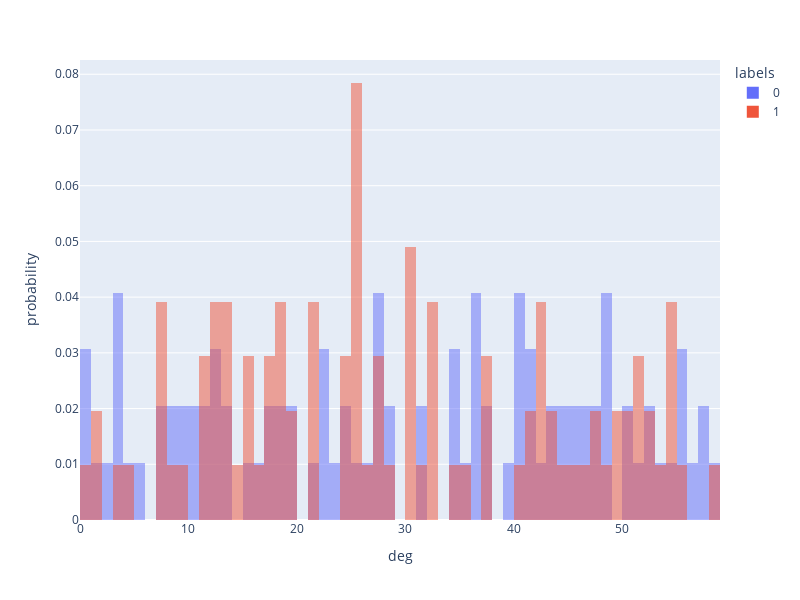

Notebook code cell kept with this figure:
### Markdown cell above
### ヒストグラム

### Code cell
px.histogram(df1, x='deg', color='labels', barmode='overlay', histnorm='probability', nbins=60, width=800, height=600)

### Figure 1 — Plotly figure (JSON) as saved in the notebook; plotly's stock layout.template omitted (floating-point values rounded to 4 significant figures)
{"data": [{"alignmentgroup": "True", "bingroup": "x", "histnorm": "probability", "hovertemplate": "labels=0<br>deg=%{x}<br>probability=%{y}<extra></extra>", "legendgroup": "0", "marker": {"color": "#636efa", "opacity": 0.5, "pattern": {"shape": ""}}, "name": "0", "nbinsx": 60, "offsetgroup": "0", "orientation": "v", "showlegend": true, "type": "histogram", "x": [3.14, 31.54, 27.99, 10.84, 12.43, 36.84, 9.669, 36.84, 18.19, 22.18, 7.675, 55.39, 0.8453, 3.565, 11.87, 12.12, 41.1, 17.76, 43.8, 27.51, 39.68, 51.63, 7.941, 34.08, 1.773, 40.01, 0.6914, 5.103, 24.72, 25.24, 37.88, 35.9, 43.16, 37.89, 44.3, 45.34, 45.21, 23.93, 40.49, 19.89, 52.76, 48.84, 27.84, 13.39, 54.05, 41.39, 24.48, 56.46, 10.54, 53.63, 48.7, 34.99, 3.765, 28.4, 27.89, 52.3, 48.49, 50.14, 2.124, 48.4, 47.53, 42.54, 40.46, 57.11, 55.35, 11.28, 40.38, 41.22, 26.68, 47.47, 44.98, 50.22, 46.55, 21.04, 55.41, 31.78, 17.26, 4.037, 3.422, 34.31, 28.17, 18.91, 58.78, 36.66, 0.9169, 46.04, 8.512, 8.521, 22.25, 57.48, 36.08, 16.79, 22.63, 13.78, 9.828, 15.2, 12.96, 19.78], "xaxis": "x", "yaxis": "y"}, {"alignmentgroup": "True", "bingroup": "x", "histnorm": "probability", "hovertemplate": "labels=1<br>deg=%{x}<br>probability=%{y}<extra></extra>", "legendgroup": "1", "marker": {"color": "#EF553B", "opacity": 0.5, "pattern": {"shape": ""}}, "name": "1", "nbinsx": 60, "offsetgroup": "1", "orientation": "v", "showlegend": true, "type": "histogram", "x": [7.865, 42.76, 30.92, 37.27, 7.09, 25.02, 47.29, 18.53, 52.06, 8.813, 15.73, 26.0, 30.95, 12.75, 50.72, 32.65, 45.91, 11.48, 27.38, 26.75, 25.15, 12.15, 15.23, 24.27, 51.43, 13.04, 35.07, 27.27, 1.557, 46.71, 12.78, 25.9, 13.22, 54.11, 21.91, 50.64, 7.216, 51.61, 44.08, 25.23, 21.57, 18.4, 51.44, 42.47, 54.3, 55.1, 49.16, 11.17, 37.15, 13.24, 40.24, 25.65, 43.89, 30.69, 18.67, 47.26, 42.72, 17.62, 52.08, 32.58, 24.78, 41.47, 42.88, 43.19, 13.55, 32.46, 9.248, 53.38, 21.62, 54.49, 3.623, 12.52, 25.58, 41.39, 16.93, 31.0, 27.16, 48.78, 1.641, 0.7227, 11.66, 37.96, 21.28, 49.76, 25.45, 30.42, 54.58, 31.1, 4.651, 58.59, 15.5, 32.72, 18.21, 24.06, 17.5, 17.94, 34.07, 14.54, 19.25, 19.6, 28.77, 7.952], "xaxis": "x", "yaxis": "y"}], "layout": {"barmode": "overlay", "height": 600, "legend": {"title": {"text": "labels"}, "tracegroupgap": 0}, "margin": {"t": 60}, "width": 800, "xaxis": {"anchor": "y", "domain": [0, 1], "title": {"text": "deg"}}, "yaxis": {"anchor": "x", "domain": [0, 1], "title": {"text": "probability"}}}}
